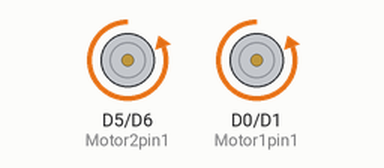
Bench run of a sketch on a simulated ESP8266 (NodeMCU). On the bench: motor-driver pin pairs drawn as motors (green arrow = first pin HIGH = forward, orange = second pin HIGH = backward, longer = more drive).

Above: at 2.5 s.
At 7.5 s:
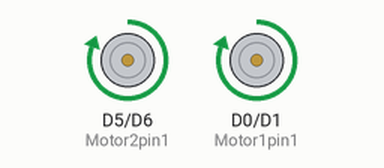
Timing chart, 0 to 13.0 s (numbered marks = the images above):
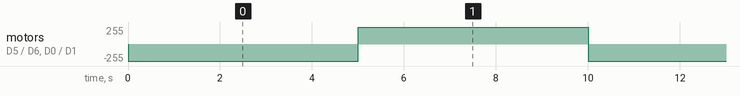

The sketch:

sketch_sep26b.ino
```cpp
uint8_t Motor1pin1=D0;
uint8_t Motor1pin2=D1;
uint8_t Motor2pin1=D5;
uint8_t Motor2pin2=D6;
void setup() {
  // put your setup code here, to run once:
  pinMode(Motor1pin1,OUTPUT);
  pinMode(Motor1pin2,OUTPUT);
  pinMode(Motor2pin1,OUTPUT);
  pinMode(Motor2pin2,OUTPUT);

}

void loop()
{
  // put your main code here, to run repeatedly:

  digitalWrite(Motor1pin1,LOW);
  digitalWrite(Motor1pin2,HIGH);
  digitalWrite(Motor2pin1,LOW);
  digitalWrite(Motor2pin2,HIGH);
  delay(5000);
  digitalWrite(Motor1pin1,HIGH);
  digitalWrite(Motor1pin2,LOW);
  digitalWrite(Motor2pin1,HIGH);
  digitalWrite(Motor2pin2,LOW);
  delay(5000);
}
```

Measured:
- by itself, motor on D5 (Motor2pin1) / D6 (Motor2pin2), motor on D0 (Motor1pin1) / D1 (Motor1pin2): alternates forward 255/255 for 5.0 s and backward 255/255 for 5.0 s
